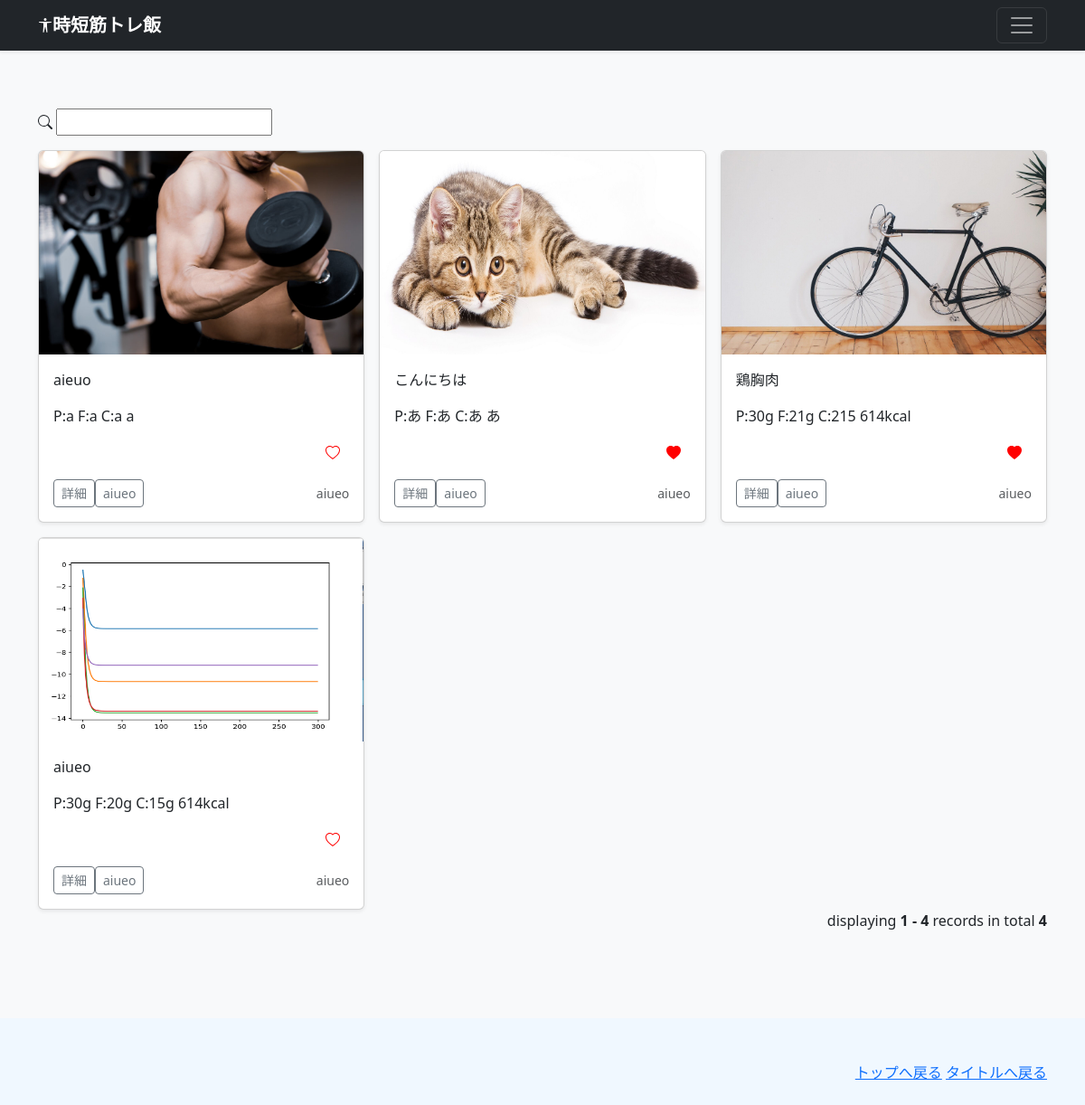
The page /main/top (signed in) on the database its author committed.
### apps/mainapp/models.py (models this page shows)
class UserRecipi(db.Model):
    __tablename__='recipes'
    id = db.Column(db.Integer,primary_key=True,autoincrement=True)
    username = db.Column(db.String,index=True)
    title = db.Column(db.String(30),nullable=False)
    create_at = db.Column(db.DateTime,default=datetime.now)
    image_path = db.Column(db.String)
    material = db.Column(db.String)
    how_to = db.Column(db.String)
    p = db.Column(db.Integer,nullable=False)
    f = db.Column(db.Integer,nullable=False)
    c = db.Column(db.Integer,nullable=False)
    kcal = db.Column(db.Integer,nullable=False)
    url = db.Column(db.String)

### apps/mainapp/views.py (the view, shortened to what this page needs)
@mainapp.route('/top',methods=['GET','POST'])
@login_required
def index():
    flag = False
    keyword = None
    stmt = select(modelrecipi.UserRecipi).order_by(modelrecipi.UserRecipi.create_at.desc())
    entries = db.session.execute(stmt).scalars().all()
    print(entries)
    page = request.args.get(get_page_parameter(),type=int,default=1)
    pagination = Pagination(page=page,total=len(entries),per_page=9)
    res = entries[(page-1)*9:page*9]
    current_username = current_user.username
    print(current_username)
    print('[top]')
    user_id = current_user.id
    like_recipi_id_list = []
    stmt = select(modelrecipi.LikeRecipi).filter_by(user_id=user_id)
    user_like_list = db.session.execute(stmt).scalars().all()
    for user_like in user_like_list:
        like_recipi_id_list.append(user_like.recipi_id)
    print('start')
    print(like_recipi_id_list)
    print('end')
    like_id_dict = {}
    print(type(like_id_dict))
    for like_recipi_id in like_recipi_id_list:
        like_id_dict[like_recipi_id] = True
        print(type(like_id_dict[like_recipi_id]))
    print(like_id_dict)
    return render_template('top.html',user_recipis=res,pagination=pagination,username=current_username,keyword=keyword,flag=flag,like_id_dict=like_id_dict)

### apps/recipiapp.py (called while the page is built)
@login_manager.user_loader
def load_user(user_id):
    return db.session.get(models.User,user_id)

### apps/mainapp/templates_main/top.html (shortened to what this page needs)
{% extends 'base.html' %}
{% block contents %}
  <div class="album py-5 bg-body-tertiary">
    <div class="container">
      <p id="search_form">
        <form method="POST" action="{{url_for('mainapp.index')}}">
          <input type="text" id="search_input" name="kensaku">
        </form>
      </p>
      <div class="row row-cols-1 row-cols-sm-2 row-cols-md-3 g-3">
        {% for recipi in user_recipis %}
        <div class="col">
          <div class="card shadow-sm">
            <img src="{{ url_for('mainapp.image_file',filename=recipi.image_path) }}"
            alt="画像"
            class="bd-placeholder-img card-img-top"
            width="100%" height="225"
            xmlns="http://www.w3.org/2000/svg"
            role="img" aria-label="Placeholder: Thumbnail"
            preserveAspectRatio="xMidYMid slice" focusable="false">
            <rect width="100%" height="100%" fill="#55595c"/>
            <div class="card-body">
              <p class="card-text">{{recipi.title}}</p>
              <p class="card-text">P:{{recipi.p}} F:{{recipi.f}} C:{{recipi.c}} {{recipi.kcal}}</p>
              <p style="padding-left: 90%;">
                {% if like_id_dict[recipi.id] %}
                <button class="heart_btn" id="heart_t{{ recipi.id }}" onclick="like(this.id)">
                  <svg xmlns="http://www.w3.org/2000/svg" width="16" height="16" fill="currentColor" class="bi bi-heart-fill" viewBox="0 0 16 16" id="heart_svg{{ recipi.id }}">
                    <path fill-rule="evenodd" d="M8 1.314C12.438-3.248 23.534 4.735 8 15-7.534 4.736 3.562-3.248 8 1.314z"/>
                  </svg>
                </button>
                {% else %}
                <button class="heart_btn" id="heart_f{{ recipi.id }}" onclick="like(this.id)">
                  <svg xmlns="http://www.w3.org/2000/svg" width="16" height="16" fill="currentColor" class="bi bi-heart" viewBox="0 0 16 16" id="heart_svg{{ recipi.id }}">
                    <path d="m8 2.748-.717-.737C5.6.281 2.514.878 1.4 3.053c-.523 1.023-.641 2.5.314 4.385.92 1.815 2.834 3.989 6.286 6.357 3.452-2.368 5.365-4.542 6.286-6.357.955-1.886.838-3.362.314-4.385C13.486.878 10.4.28 8.717 2.01L8 2.748zM8 15C-7.333 4.868 3.279-3.04 7.824 1.143c.06.055.119.112.176.171a3.12 3.12 0 0 1 .176-.17C12.72-3.042 23.333 4.867 8 15z"/>
                  </svg>
                </button>
                {% endif %}
              </p>
              <div class="d-flex justify-content-between align-items-center">
                <div class="btn-group">
                  <a href="{{url_for('mainapp.show_detail',id=recipi.id)}}">
                    <button type="button" class="btn btn-sm btn-outline-secondary">詳細</button>
                  </a>
                  <a href="{{url_for('mainapp.userpage',username=recipi.username)}}">
                    <button type="button" class="btn btn-sm btn-outline-secondary">{{recipi.username}}</button>
                  </a>
                </div>
                <small class="text-body-secondary">{{recipi.username}}</small>
              </div>
            </div>
          </div>
        </div>
        {% endfor %}
      </div>
      <div class="d-flex justify-content-end mb-4">
        {{pagination.info}}
      </div>
    </div>
  </div>
{% endblock %}

### apps/mainapp/templates_main/base.html (shortened to what this page needs)
<!doctype html>
<html lang="ja">
  <head><script src="../assets/js/color-modes.js"></script>
    <link rel="stylesheet" href="{{ url_for('mainapp.static',filename='css/bootstrap.min.css') }}">
  </head>
  <body>
<header data-bs-theme="dark">
  <div class="navbar navbar-dark bg-dark shadow-sm">
    <div class="container">
      <a href="{{ url_for('mainapp.index') }}" class="navbar-brand d-flex align-items-center">
        <strong>時短筋トレ飯</strong>
      </a>
      <button class="navbar-toggler" type="button" data-bs-toggle="collapse" data-bs-target="#navbarHeader" aria-controls="navbarHeader" aria-expanded="false" aria-label="Toggle navigation">
        <span class="navbar-toggler-icon"></span>
      </button>
    </div>
  </div>
</header>
<main>
    {% block contents %}{% endblock %}
</main>
<footer class="text-body-secondary py-5">
  <div class="container">
    <p class="float-end mb-1">
      <a href="{{url_for('mainapp.index')}}">トップへ戻る</a>
      <a href="{{url_for('index')}}">タイトルへ戻る</a>
    </p>
  </div>
</footer>
    </body>
</html>

### apps/mainapp/templates_main/base.html (style rules this page uses)
.bd-placeholder-img { font-size: 1.125rem; text-anchor: middle; -webkit-user-select: none; -moz-user-select: none; user-select: none; }
.bi { vertical-align: -.125em; fill: currentColor; }
footer { background-color: aliceblue; }
main { display: block; background-color:aliceblue; }

### apps/mainapp/templates_main/top.html (style rules this page uses)
.heart_btn { border: none; background: transparent; color: red; }

### rows shown on the page
UserRecipi: image_path (picture), title "aieuo", p "a", f "a", c "a", kcal "a", username "aiueo"
UserRecipi: image_path (picture), title "こんにちは", p "あ", f "あ", c "あ", kcal "あ", username "aiueo"
UserRecipi: image_path (picture), title "鶏胸肉", p "30g", f "21g", c "215", kcal "614kcal", username "aiueo"
UserRecipi: image_path (picture), title "aiueo", p "30g", f "20g", c "15g", kcal "614kcal", {{ recipi.id }} 1 (drawn), username "aiueo"

### other values the page prints
{{ pagination.info }} "displaying 1 - 4 records in total 4"
